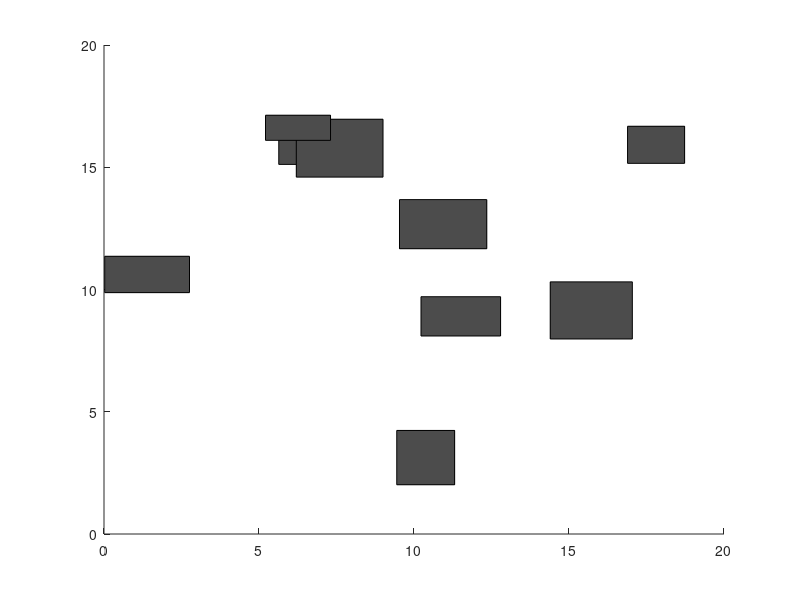

Write the MATLAB code that produced this figure. (Note: this script raises an error after producing the figure.)
% World 20*20, discretize resolution 0.1*0.1, disretized map 200*200
% Generate random rectangles obstacles
rng(0)
world_low_x = 0;
world_low_y = 0;
world_high_x = 20;
world_high_y = 20;
NumofObstacles = 20;
size_min = 1;
size_max = 2;
discrete_map = zeros(200,200);
resolution = 0.1;
Obstacles = zeros(NumofObstacles,4);
figure(1)
axis([world_low_x, world_high_x, world_low_y, world_high_y]); hold on
i = 0;  
while i <= NumofObstacles
    
    low_x = world_low_x + rand * (world_high_x - world_low_x);
    low_y = world_low_y + rand * (world_high_y - world_low_y);
    length = size_min + rand * size_max;
    width = size_min + rand * size_max;
    high_x = low_x + length;
    high_y = low_y + width;
    if high_x < world_high_x && high_y < world_high_y
        i = i + 1;
        X = [low_x  high_x  high_x  low_x   low_x];
        Y = [low_y  low_y   high_y  high_y  low_y];
        fill(X, Y, [0.3 0.3 0.3]); 
        Obstacles(i,:) = [low_x low_y high_x high_y];
        
        for j = floor(low_x/resolution) : ceil(high_x/resolution)
            for k = floor(low_y/resolution) : ceil(high_y/resolution)
                discrete_map(j,k) = 1;
            end
        end        
    end
    
end

sensor_map = zeros(200,200);
sensor = [8 1 11 4;
          16 9 18 12;
          7 13 10 15];
for i = 1:size(sensor,1)
    X = [sensor(i,1)  sensor(i,3)  sensor(i,3)  sensor(i,1)  sensor(i,1)];
    Y = [sensor(i,2)  sensor(i,2)  sensor(i,4)  sensor(i,4)  sensor(i,2)];
    fill(X, Y, 'b');
    
    for j = floor(sensor(i,1)/resolution) : ceil(sensor(i,3)/resolution)
        for k = floor(sensor(i,2)/resolution) : ceil(sensor(i,4)/resolution)
            sensor_map(j,k) = 1;
        end
    end   
    
end


% figure(2)
% axis([world_low_x, world_high_x, world_low_y, world_high_y]); hold on
% for i = 1:size(discrete_map,1)
%     for j = 1:size(discrete_map,2)
%         if discrete_map(i,j)
%             plot(i*resolution,j*resolution,'r.'); hold on
%         end
%     end
% end
% for i = 1:size(sensor_map,1)
%     for j = 1:size(sensor_map,2)
%         if sensor_map(i,j)
%             plot(i*resolution,j*resolution,'b.'); hold on
%         end
%     end
% end
